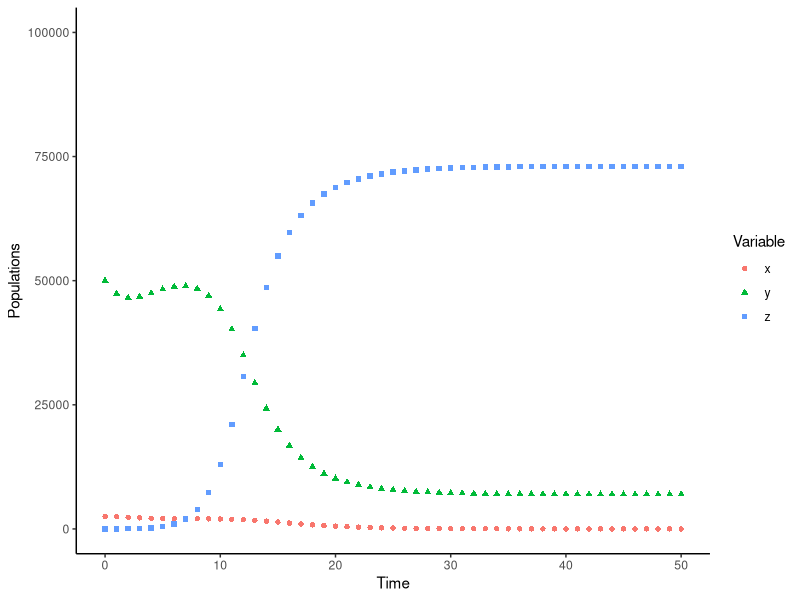

The R source for this figure:
# Smith, W. (2026). Modeling C. irus response to L. polyphyllus. GitHub. https://github.com/barilliumcode/frosted/blob/58d72a14c2ff1ffaebaa6787a0b94741a90dbff3/Model.R

# Used to look at 3 different scenarios:
# 1. Normal condition. Initial state = A population of 2,500 C. irus has 50000m^2 of L. perennis.
# End result = steady populations of C. irus and L. perennis.
# 2. L. polyphyllus invasion. Initial state = A population of 2,500 C. irus has 50000m^2 of...
# L. perennis and 10m^2 of L. polyphyllus. End result = L. polyphyllus outcompetes L. perennis...
# and the C. irus population plumets.
# 3. Only L. polyphyllus. Initial state = A population of 2,500 C. irus has 50000m^2 of L. polyphyllus.
# End result = C. irus populations drop to 0. 

# Adapted from https://strimas.com/post/lotka-volterra/

#---------- Loading packages
install.packages("tidyverse") #pivot_longer to reshape data
install.packages("deSolve") #ode
install.packages("ggplot2") #graphing
library(tidyverse)
library(deSolve)
library(ggplot2)

#---------- Key to PARAMETER language used below:
# S = sundial lupine; L = large leaf lupine; decay = exponential decay... 
# of butterfly in the absence of plants; benefit = benefit to butterfly of... 
# interaction w/ plant; growth = logistic growth of plants in absence of...
# butterflies; consumed = rate at which plant is consumed; k = carrying capacity

pars <- c(decay = 0.7, Sbenefit = 0.000014, Sgrowth = 1, Sconsumed = 0.00018, 
          k = 80000, Lbenefit = 0.000005, Lgrowth = 2, Lconsumed = 0.000018)

#---------- Key to INITIAL STATE language used below:
# x = frosted elfin pop, y = sundial lupine pop, z = large leaf lupine pop
init <- c(x = 2500, y = 50000, z=10) #sets initial states for lv_results

time <- seq(0, 50, by = 1) #sets time sequence for lv_results

#---------- Equations for modeling lv_results
deriv <- function(t, state, pars) {
  with(as.list(c(state, pars)), {
    d_x <- -decay*x + Sbenefit*x*y+Lbenefit*x*z
    d_y <- Sgrowth*y*(1-((y+z)/k)) - Sconsumed*x*y
    d_z <- Lgrowth*z*(1-((y+z)/k)) - Lconsumed*x*z
    return(list(c(x = d_x, y = d_y, z = d_z)))})}
lv_results <- ode(init, time, deriv, pars)

class(lv_results) #pivot_ function doesnt work with matrix
lv_results=as.data.frame(lv_results) #convert to df
class(lv_results) #check if df now

long_df<-pivot_longer(lv_results,
                      cols=matches("x|y|z"),
                      names_to="Variable",
                      values_to="Value")

#---------- Graphing
ggplot(long_df, aes(time, Value, shape=Variable, colour=Variable))+
  geom_point()+
  ylim(0,100000)+
  theme_classic()+
  labs(x="Time", y= "Populations")
